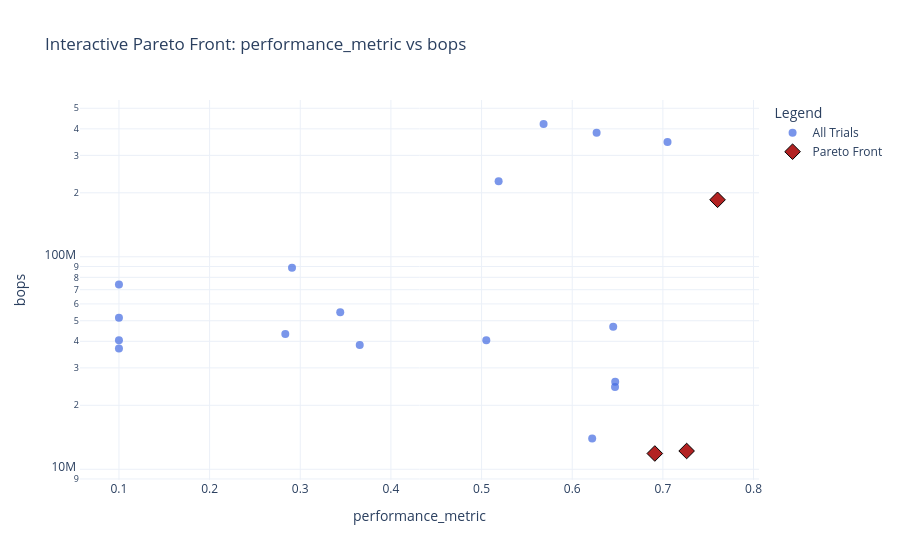

Notebook code cell kept with this figure:
### Markdown cell above
## Analyzing the Global Search Results

The search has finished exploring different architectural combinations. Let's see what it found!

### Code cell
results_df_hybrid = pd.DataFrame(searcher_hybrid.results)

if not results_df_hybrid.empty:
    # inspect architectures
    print("--- Best Discovered Architecture (by Accuracy) ---")
    best_trial_row = results_df_hybrid.loc[results_df_hybrid['performance_metric'].idxmax()]
    print(f"Trial Number: {best_trial_row['trial']}")
    print(f"Accuracy: {best_trial_row['performance_metric']:.4f}")
    print(f"BOPs: {best_trial_row['bops']:.2e}")

    with open(best_trial_row['yaml_path'], 'r') as f:
        best_arch_yaml = yaml.safe_load(f)

    print("\nArchitecture components:")
    for component in best_arch_yaml['architecture']['components']:
        print(f"- Type: {component['block_type']}, Name: {component['name']}")

    # visualize the Pareto front
    print("\n--- Generating Interactive Pareto Front Plot for Hybrid Search ---")
    plot_interactive_2d_pareto(
        results_df_hybrid,
        list(zip(OBJECTIVE_NAMES_HYBRID, MAXIMIZE_FLAGS_HYBRID)),
        save_dir=searcher_hybrid.results_dir
    )
else:
    print("Hybrid search did not yield any results to analyze.")

### Figure 1 — Plotly figure (JSON) as saved in the notebook; plotly's stock layout.template omitted (floating-point values rounded to 4 significant figures)
{"data": [{"hoverinfo": "text", "marker": {"color": "royalblue", "opacity": 0.7, "size": 8}, "mode": "markers", "name": "All Trials", "text": ["<b>Trial 0</b><br><br>performance_metric: 0.7262<br>bops: 1.219e+07", "<b>Trial 1</b><br><br>performance_metric: 0.3656<br>bops: 3.84e+07", "<b>Trial 2</b><br><br>performance_metric: 0.2909<br>bops: 8.867e+07", "<b>Trial 3</b><br><br>performance_metric: 0.6269<br>bops: 3.834e+08", "<b>Trial 4</b><br><br>performance_metric: 0.622<br>bops: 1.396e+07", "<b>Trial 5</b><br><br>performance_metric: 0.1<br>bops: 5.164e+07", "<b>Trial 6</b><br><br>performance_metric: 0.5188<br>bops: 2.268e+08", "<b>Trial 7</b><br><br>performance_metric: 0.6474<br>bops: 2.582e+07", "<b>Trial 8</b><br><br>performance_metric: 0.5684<br>bops: 4.216e+08", "<b>Trial 9</b><br><br>performance_metric: 0.3441<br>bops: 5.485e+07", "<b>Trial 10</b><br><br>performance_metric: 0.7051<br>bops: 3.465e+08", "<b>Trial 11</b><br><br>performance_metric: 0.6472<br>bops: 2.438e+07", "<b>Trial 12</b><br><br>performance_metric: 0.5052<br>bops: 4.05e+07", "<b>Trial 13</b><br><br>performance_metric: 0.1<br>bops: 4.05e+07", "<b>Trial 14</b><br><br>performance_metric: 0.6911<br>bops: 1.186e+07", "<b>Trial 15</b><br><br>performance_metric: 0.7603<br>bops: 1.854e+08", "<b>Trial 16</b><br><br>performance_metric: 0.1<br>bops: 7.406e+07", "<b>Trial 17</b><br><br>performance_metric: 0.6452<br>bops: 4.679e+07", "<b>Trial 18</b><br><br>performance_metric: 0.1<br>bops: 3.703e+07", "<b>Trial 19</b><br><br>performance_metric: 0.2835<br>bops: 4.325e+07"], "type": "scatter", "x": [0.7262, 0.3656, 0.2909, 0.6269, 0.622, 0.1, 0.5188, 0.6474, 0.5684, 0.3441, 0.7051, 0.6472, 0.5052, 0.1, 0.6911, 0.7603, 0.1, 0.6452, 0.1, 0.2835], "y": [12189696, 38404096, 88670208, 383385600, 13959168, 51642368, 226754560, 25821184, 421593088, 54853632, 346456064, 24379392, 40501248, 40501248, 11862016, 185401344, 74055680, 46792704, 37027840, 43253760]}, {"hoverinfo": "text", "marker": {"color": "firebrick", "line": {"color": "black", "width": 1}, "size": 12, "symbol": "diamond"}, "mode": "markers", "name": "Pareto Front", "text": ["<b>Trial 0</b><br><br>performance_metric: 0.7262<br>bops: 1.219e+07", "<b>Trial 14</b><br><br>performance_metric: 0.6911<br>bops: 1.186e+07", "<b>Trial 15</b><br><br>performance_metric: 0.7603<br>bops: 1.854e+08"], "type": "scatter", "x": [0.7262, 0.6911, 0.7603], "y": [12189696, 11862016, 185401344]}], "layout": {"legend": {"title": {"text": "Legend"}}, "title": {"text": "Interactive Pareto Front: performance_metric vs bops"}, "xaxis": {"title": {"text": "performance_metric"}}, "yaxis": {"title": {"text": "bops"}, "type": "log"}}}
